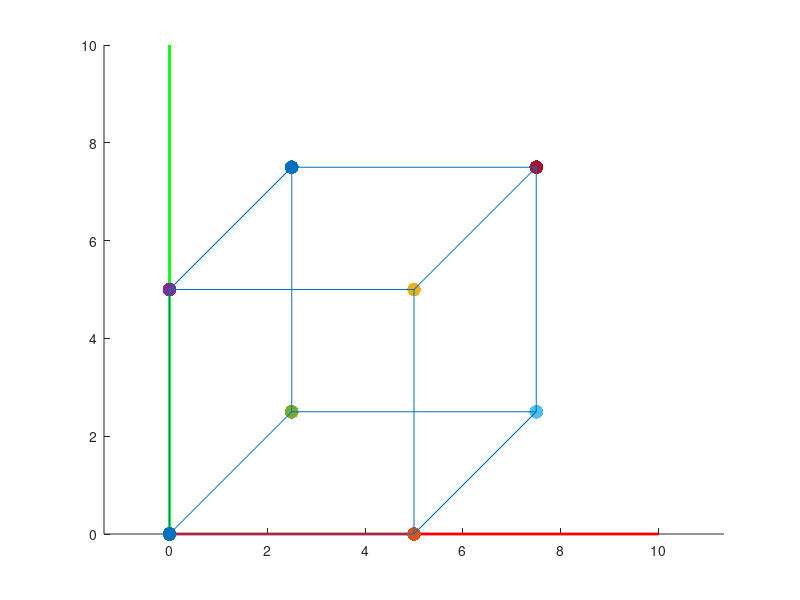

Source code (MATLAB):
clear
clf

Size = input("Ingresa el tamanio del cubo: ");

%Plottting axes.
line([0 10],[0 0],[0 0],"Color","red","LineWidth",2)
line([0 0],[0 10],[0 0],"Color","green","LineWidth",2)

hold on

%Plottting Finish Line.
scatter(0,0,100,"filled","r");
scatter(Size,0,100,"filled","g");
scatter(Size,Size,100,"filled","y");
scatter(0,Size,100,"filled","b");

scatter((Size/2),(Size/2),100,"filled","r");
scatter(((3*Size)/2),(Size/2),100,"filled","g");
scatter(((3*Size)/2),((3*Size)/2),100,"filled","y");
scatter((Size/2),((3*Size)/2),100,"filled","b");

%Esquinas del cubo
P1 = [0,0];
P2 = [Size,0];
P3 = [Size,Size];
P4 = [0,Size];

P5 = [(Size/2),(Size/2)];
P6 = [((3*Size)/2),(Size/2)];
P7 = [((3*Size)/2),((3*Size)/2)];
P8 = [(Size/2),((3*Size)/2)];

%Lineas/ Aristas
line([P1(1),P2(1)],[P1(2),P2(2)]);
line([P2(1),P3(1)],[P2(2),P3(2)]);
line([P3(1),P4(1)],[P3(2),P4(2)]);
line([P4(1),P1(1)],[P4(2),P1(2)]);

line([P5(1),P6(1)],[P5(2),P6(2)]);
line([P6(1),P7(1)],[P6(2),P7(2)]);
line([P7(1),P8(1)],[P7(2),P8(2)]);
line([P8(1),P5(1)],[P8(2),P5(2)]);

line([P1(1),P5(1)],[P1(2),P5(2)]);
line([P2(1),P6(1)],[P2(2),P6(2)]);
line([P3(1),P7(1)],[P3(2),P7(2)]);
line([P4(1),P8(1)],[P4(2),P8(2)]);

axis equal;
